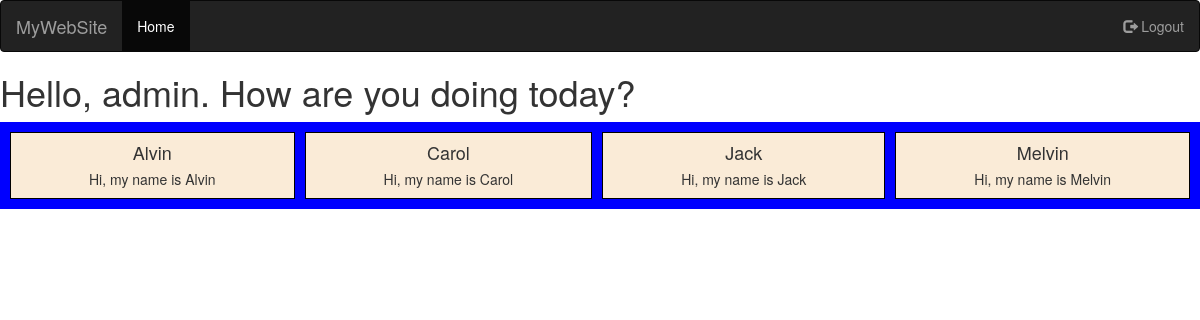
The app's page / (signed in) with its own data.
### myapp/models.py (models this page shows)
class Feature(models.Model):
    name = models.CharField(max_length=100)
    details = models.CharField(max_length=300)

### myapp/views.py (the view)
# urls.py: path('', views.index, name='index'),
def index(request):
    features = Feature.objects.all()
    return render(request, 'index.html', {'features': features})

### templates/index.html (shortened to what this page needs)
{% load static %}
<!DOCTYPE html>
<html lang="en">
  <head>
    <link
      rel="stylesheet"
      href="https://maxcdn.bootstrapcdn.com/bootstrap/3.4.1/css/bootstrap.min.css"
    />
    <link href="{% static 'style.css' %}" rel="stylesheet" />
  </head>
  <body>
    <nav class="navbar navbar-inverse">
      <div class="container-fluid">
        <div class="navbar-header">
          <a class="navbar-brand" href="#">MyWebSite</a>
        </div>
        <ul class="nav navbar-nav">
          <li class="active"><a href="#">Home</a></li>
        </ul>
        <ul class="nav navbar-nav navbar-right">
          {% if user.is_authenticated %}
          <li>
            <a href="logout"
              ><span class="glyphicon glyphicon-log-out"></span> Logout</a
            >
          </li>
          {% endif %}
        </ul>
      </div>
    </nav>
    {% if user.is_authenticated %}
    <h1>Hello, {{user.username}}. How are you doing today?</h1>
    {% else %}
    <h1>Welcome to the page</h1>
    {% endif %}
    <div class="grid-container">
      {% for feature in features %}
      <div>
        <h4>{{feature.name}}</h4>
        <h5>{{feature.details}}</h5>
      </div>
      {% endfor %}
    </div>
  </body>
</html>

### static/style.css (style rules this page uses)
.grid-container { display: grid; grid-template-columns: auto auto auto auto; gap: 1rem; background-color: blue; padding: 1rem; }
.grid-container > div { background-color: antiquewhite; border: 1px solid black; text-align: center; }

### records on screen
Feature: name "Alvin", details "Hi, my name is Alvin"
Feature: name "Carol", details "Hi, my name is Carol"
Feature: name "Jack", details "Hi, my name is Jack"
Feature: name "Melvin", details "Hi, my name is Melvin"

### other values on screen
{{ user.username }} "admin"
